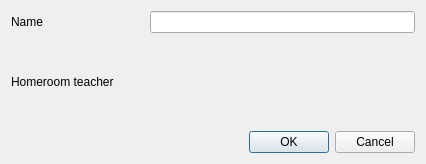
<?xml version="1.0" encoding="UTF-8"?>
<ui version="4.0">
 <class>ClassCreationDialog</class>
 <widget class="QDialog" name="ClassCreationDialog">
  <property name="geometry">
   <rect>
    <x>0</x>
    <y>0</y>
    <width>426</width>
    <height>164</height>
   </rect>
  </property>
  <property name="windowTitle">
   <string>Dialog</string>
  </property>
  <layout class="QVBoxLayout" name="verticalLayout">
   <item>
    <layout class="QHBoxLayout" name="nameLayout" stretch="1,2">
     <item>
      <widget class="QLabel" name="label">
       <property name="text">
        <string>Name</string>
       </property>
      </widget>
     </item>
     <item>
      <widget class="QLineEdit" name="className"/>
     </item>
    </layout>
   </item>
   <item>
    <layout class="QHBoxLayout" name="teacherLayout">
     <item>
      <widget class="QLabel" name="label_2">
       <property name="text">
        <string>Homeroom teacher</string>
       </property>
      </widget>
     </item>
    </layout>
   </item>
   <item>
    <widget class="QDialogButtonBox" name="buttonBox">
     <property name="orientation">
      <enum>Qt::Orientation::Horizontal</enum>
     </property>
     <property name="standardButtons">
      <set>QDialogButtonBox::StandardButton::Cancel|QDialogButtonBox::StandardButton::Ok</set>
     </property>
    </widget>
   </item>
  </layout>
 </widget>
 <resources/>
 <connections>
  <connection>
   <sender>buttonBox</sender>
   <signal>accepted()</signal>
   <receiver>ClassCreationDialog</receiver>
   <slot>accept()</slot>
   <hints>
    <hint type="sourcelabel">
     <x>248</x>
     <y>254</y>
    </hint>
    <hint type="destinationlabel">
     <x>157</x>
     <y>274</y>
    </hint>
   </hints>
  </connection>
  <connection>
   <sender>buttonBox</sender>
   <signal>rejected()</signal>
   <receiver>ClassCreationDialog</receiver>
   <slot>reject()</slot>
   <hints>
    <hint type="sourcelabel">
     <x>316</x>
     <y>260</y>
    </hint>
    <hint type="destinationlabel">
     <x>286</x>
     <y>274</y>
    </hint>
   </hints>
  </connection>
 </connections>
</ui>
